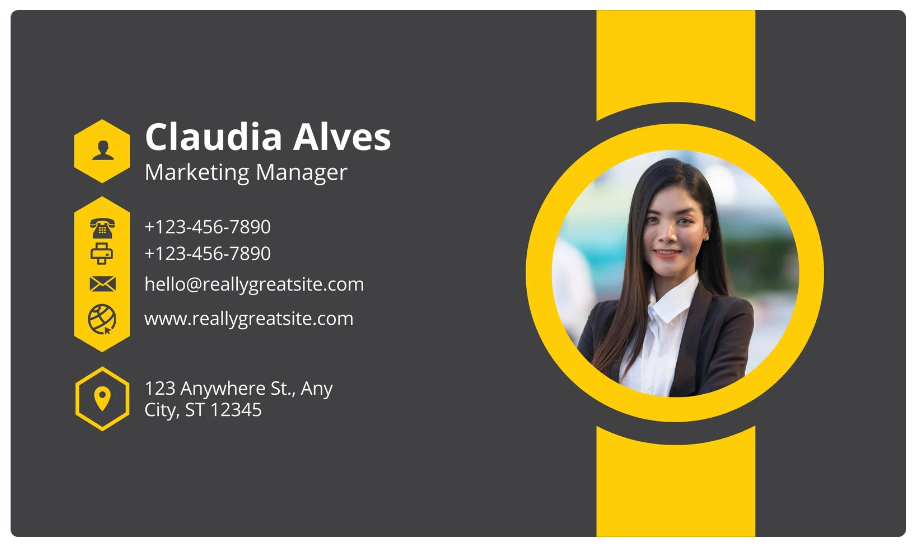
#> input picture card_samples/card_3.png, 920 x 547 px
$ python text_extractor.py
#> lines starting #> are read from the running program, lines starting #| are printed output that depends on the picture
#> in extract_text_entries, img is the input picture: PIL image 920x547 RGBA; mean R, G, B, A 109.2, 103.2, 80.1, 255
import logging
import os
from PIL import Image, ImageEnhance, ImageFilter
import pytesseract

# sudo apt install tesseract-ocr
# pip3 install pytesseract


# sudo apt-get remove tesseract-ocr
# git clone https://github.com/tesseract-ocr/tesseract.git
# sudo apt-get install libtool
# sudo apt-get install libleptonica-dev
# cd tesseract
# ./autogen.sh
# ./configure
# make
# sudo make install
# sudo ldconfig
# make training
# sudo make training-install


class TextExtractor:
    def enhance(self, pil_img):
        # im = im.filter(ImageFilter.MedianFilter())
        enhancer = ImageEnhance.Contrast(pil_img)
        res_img = enhancer.enhance(2)
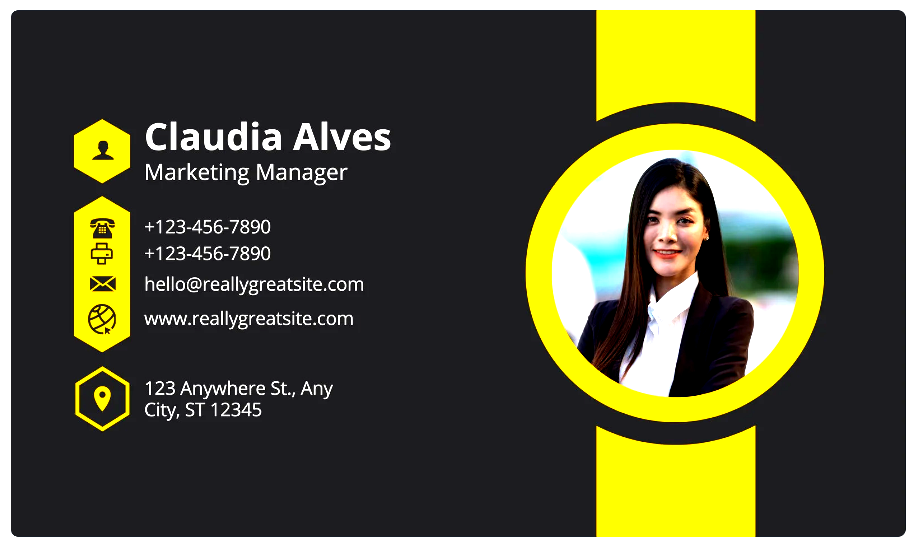
#> res_img: PIL image 920x547 RGBA; mean R, G, B, A 85, 84.8, 54.9, 255
        res_img = res_img.convert('L')
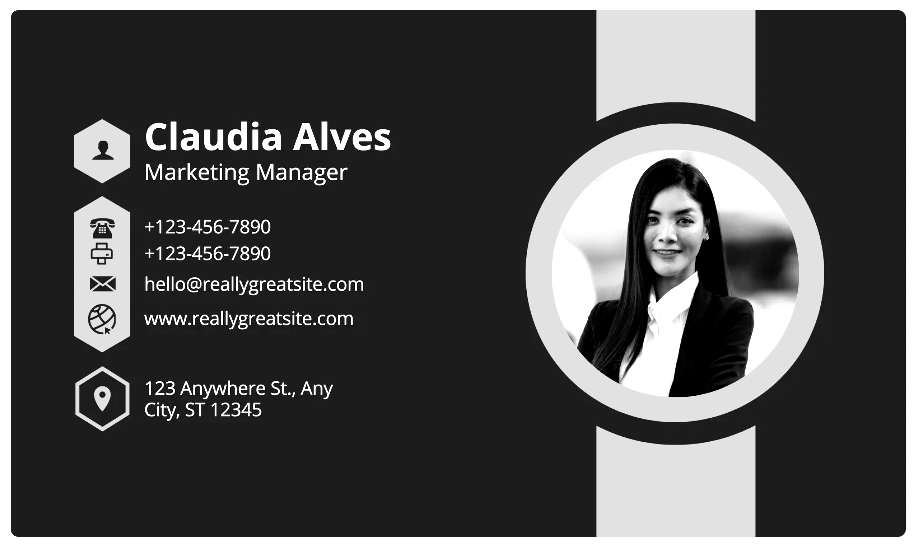
#> res_img: PIL image 920x547 L; min 0, max 255, mean 81.2
        return res_img


    @staticmethod
    def available_languages():
        print(pytesseract.get_languages(config=''))

    def extract_text_entries(self, img_path):
        if not os.path.exists(img_path):
            logging.error(f'Given path does not exist: {img_path}')
            return []

        img = Image.open(img_path)
        img = self.enhance(img)
        # img.show()
        raw_result = pytesseract.image_to_string(img,
                                                 lang='eng+lit',
                                                 # config="--psm 12 --oem 3 -c page_separator=''",
                                                 config="--oem 3 -c page_separator=''",
                                                 #output_type=pytesseract.Output.DICT,
                                                 output_type=pytesseract.Output.STRING,
                                                 timeout=10)

        # r1 = raw_result.replace('\n', ' and ')
        r1 = raw_result
        # r2 = r1.split('\n')
        # r3 = [x for x in r2 if len(x) > 1]
        return r1


if __name__ == '__main__':
    x = TextExtractor()
    x.available_languages()
    print(x.extract_text_entries('../card_samples/card_3.png'))
#> (the call stopped at in extract_text_entries, `raw_result = pytesseract.image_to_string(img, lang='eng+lit', # config..`: pytesseract is not available in this run)
